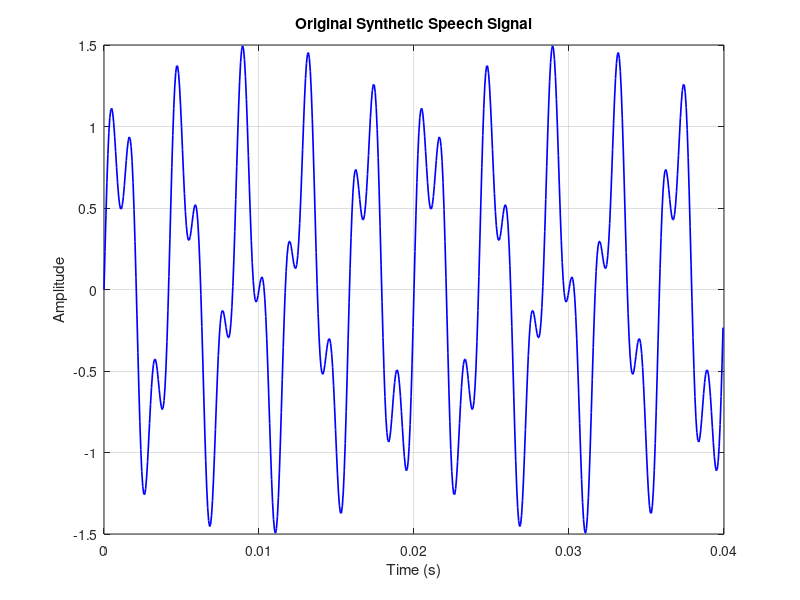
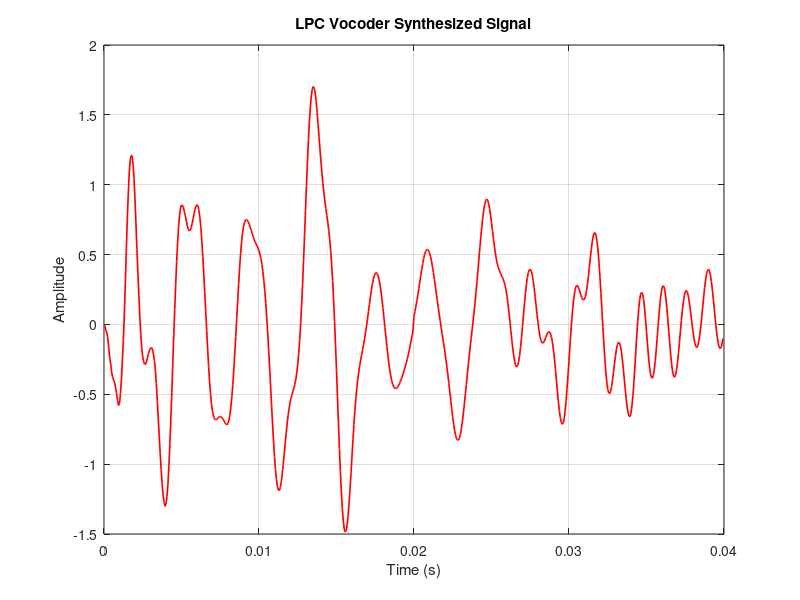
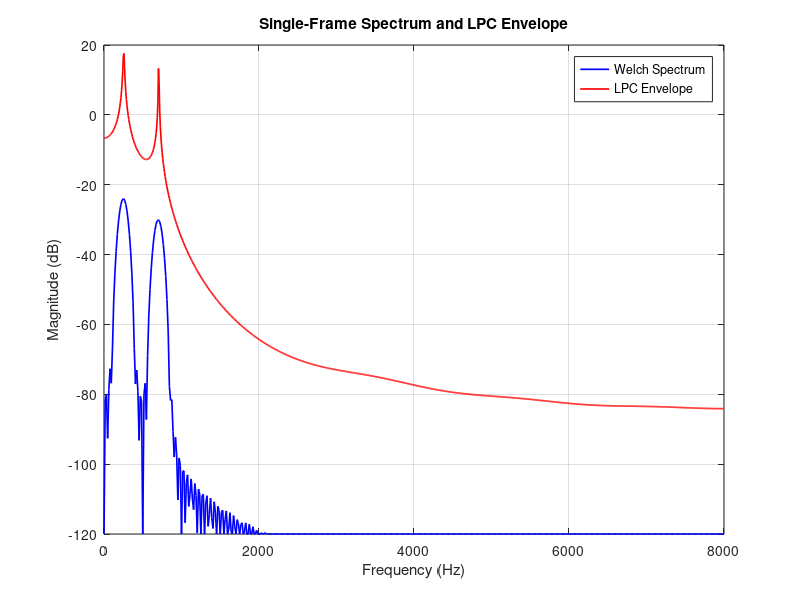

Write MATLAB code to recreate these figures, in order.
clc;
clear;
close all;

%% 1. SYNTHETIC SPEECH GENERATION
Fs = 16000;                 % Sampling rate (Hz)
duration = 0.5;             % Duration (seconds)
t = 0:1/Fs:duration-1/Fs;

f1 = 250;
f2 = 700;
x_speech = sin(2*pi*f1*t) + 0.5*sin(2*pi*f2*t);

%% 2. FRAME-BY-FRAME LPC VOCODER SYNTHESIS
p = 12;                     % LPC prediction order
N_frame = 320;
hop = 160;
win = hamming(N_frame).';

num_frames = floor((length(x_speech)-N_frame)/hop) + 1;
x_synth = zeros(1, length(x_speech));
win_gain = zeros(1, length(x_speech));

rng(42);                    % Fixed random seed

for m = 1:num_frames
    idx = (m-1)*hop + (1:N_frame);
    frame = x_speech(idx) .* win;

    % LPC coefficients and prediction-error gain
    [a, g] = lpc(frame, p);

    % White-noise excitation and LPC synthesis filter
    excitation = sqrt(max(g, 0)) * randn(1, N_frame);
    synth_frame = filter(1, a, excitation);

    % Overlap-add with window normalization
    x_synth(idx) = x_synth(idx) + synth_frame .* win;
    win_gain(idx) = win_gain(idx) + win.^2;
end

valid_idx = win_gain > 1e-8;
x_synth(valid_idx) = x_synth(valid_idx) ./ win_gain(valid_idx);

%% 3. SINGLE-FRAME SPECTRAL ANALYSIS
frame_start = 161;
frame_idx = frame_start:(frame_start + N_frame - 1);
frame_sample = x_speech(frame_idx) .* win;

[a_sample, g_sample] = lpc(frame_sample, p);

[H_lpc, f_lpc] = freqz(sqrt(max(g_sample, 0)), a_sample, 1024, Fs);
[Pxx, f_pwelch] = pwelch(frame_sample, win, 0, 1024, Fs);

lpc_db = 20*log10(max(abs(H_lpc), 1e-12));
pwelch_db = 10*log10(max(Pxx, 1e-12));

%% 4. PLOTS AND EXPORT
figW = 8.5;
figH = 5.5;

% Figure 20A: Original signal
figA = figure('Units', 'centimeters', ...
    'Position', [2, 2, figW, figH]);

plot(t(1:640), x_speech(1:640), 'b', 'LineWidth', 1.2);
grid on;
box on;
title('Original Synthetic Speech Signal');
xlabel('Time (s)');
ylabel('Amplitude');

exportgraphics(figA, 'Exp20_SubfigA_Original.png', 'Resolution', 600);

% Figure 20B: LPC synthesized signal
figB = figure('Units', 'centimeters', ...
    'Position', [11, 2, figW, figH]);

plot(t(1:640), x_synth(1:640), 'r', 'LineWidth', 1.2);
grid on;
box on;
title('LPC Vocoder Synthesized Signal');
xlabel('Time (s)');
ylabel('Amplitude');

exportgraphics(figB, 'Exp20_SubfigB_Synthesized.png', 'Resolution', 600);

% Figure 20C: LPC envelope and signal spectrum
figC = figure('Units', 'centimeters', ...
    'Position', [20, 2, figW, figH]);

plot(f_pwelch, pwelch_db, 'b', 'LineWidth', 1.2);
hold on;
plot(f_lpc, lpc_db, 'r', 'LineWidth', 1.2);
grid on;
box on;
xlim([0 Fs/2]);
title('Single-Frame Spectrum and LPC Envelope');
xlabel('Frequency (Hz)');
ylabel('Magnitude (dB)');
legend('Welch Spectrum', 'LPC Envelope');

exportgraphics(figC, 'Exp20_SubfigC_Spectrum.png', 'Resolution', 600);
